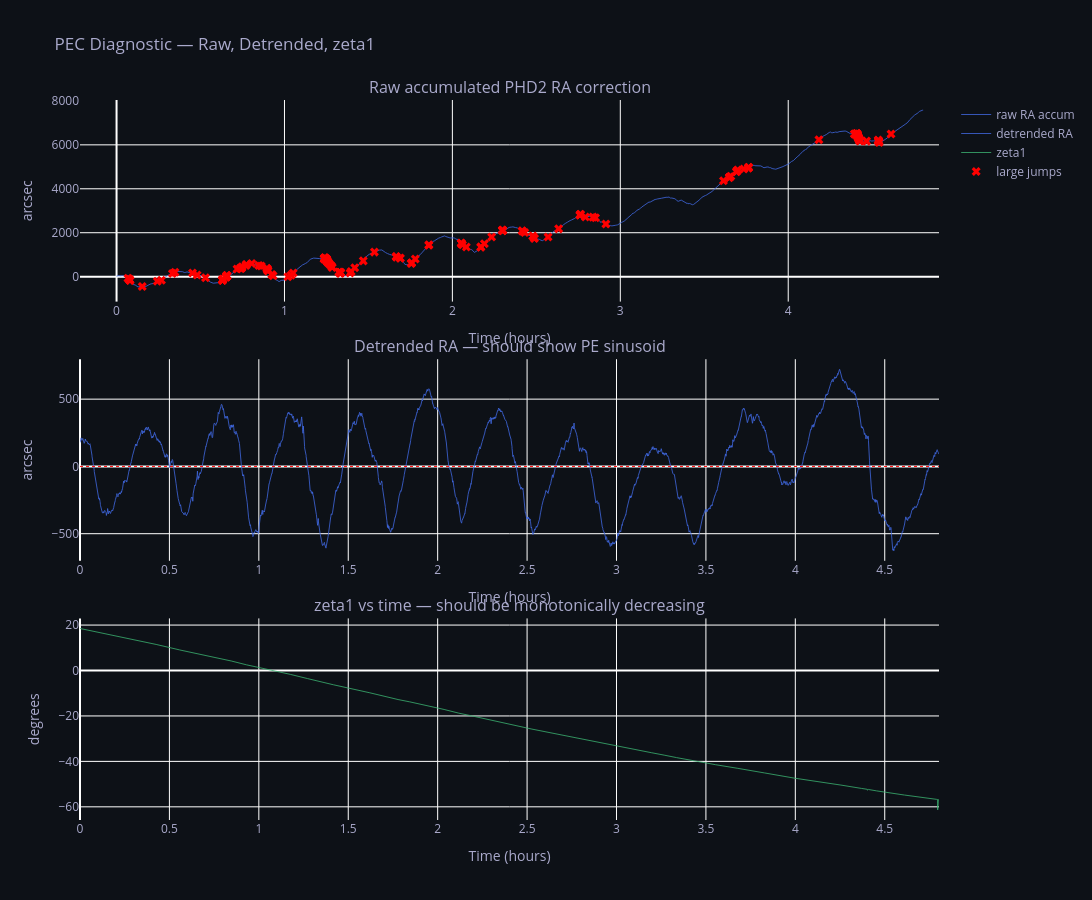

The cell this chart's notebook holds for it:
### Code cell
import plotly.graph_objects as go
from plotly.subplots import make_subplots

fig = make_subplots(rows=3, cols=1, 
                    subplot_titles=['Raw accumulated PHD2 RA correction',
                                   'Detrended RA — should show PE sinusoid',
                                   'zeta1 vs time — should be monotonically decreasing'],
                    vertical_spacing=0.08)

t_hrs = df['t_sec'] / 3600

# Panel 1: raw accumulated RA
fig.add_trace(go.Scatter(
    x=t_hrs, y=df['phd2_ra_accum'] * 3600,
    mode='lines', line=dict(color='royalblue', width=0.8),
    name='raw RA accum'), row=1, col=1)

# Panel 2: detrended RA
fig.add_trace(go.Scatter(
    x=t_hrs, y=df['ra_detrended'],
    mode='lines', line=dict(color='royalblue', width=0.8),
    name='detrended RA'), row=2, col=1)
fig.add_hline(y=0, line=dict(color='red', width=1, dash='dot'), row=2, col=1)

# Panel 3: zeta1
fig.add_trace(go.Scatter(
    x=t_hrs, y=df['zeta1'],
    mode='lines', line=dict(color='mediumseagreen', width=0.8),
    name='zeta1'), row=3, col=1)

# Mark large jumps in RA accum
dra = np.diff(df['phd2_ra_accum'].values * 3600)
jumps = np.where(np.abs(dra) > 10)[0]
if len(jumps) > 0:
    fig.add_trace(go.Scatter(
        x=t_hrs.iloc[jumps],
        y=(df['phd2_ra_accum'].iloc[jumps] * 3600),
        mode='markers',
        marker=dict(color='red', size=8, symbol='x'),
        name='large jumps'), row=1, col=1)

fig.update_xaxes(title_text='Time (hours)')
fig.update_yaxes(title_text='arcsec', row=1, col=1)
fig.update_yaxes(title_text='arcsec', row=2, col=1)
fig.update_yaxes(title_text='degrees', row=3, col=1)

fig.update_layout(
    height=900, width=1200,
    plot_bgcolor='#0d1117',
    paper_bgcolor='#0d1117',
    font=dict(color='#aaaacc'),
    title='PEC Diagnostic — Raw, Detrended, zeta1',
    showlegend=True)

fig.show()

# Print jump stats to notebook
print(f"Large jumps in RA accum (>10\"/step): {len(jumps)}")
if len(jumps) > 0:
    print("First 20 jump locations:")
    for j in jumps[:20]:
        print(f"  t={df['t_sec'].iloc[j]/3600:.3f}h  "
              f"dra={dra[j]:+.2f}\"  "
              f"zeta1={df['zeta1'].iloc[j]:.4f}°")

resets = np.where(dra < -50)[0]
print(f"\nPossible PHD2 resets (RA drops >50\"): {len(resets)}")
for r in resets[:10]:
    print(f"  t={df['t_sec'].iloc[r]/3600:.3f}h  "
          f"ra_before={df['phd2_ra_accum'].iloc[r]*3600:.1f}\"  "
          f"ra_after={df['phd2_ra_accum'].iloc[r+1]*3600:.1f}\"")

### Figure 1 — Plotly figure (JSON) as saved in the notebook; plotly's stock layout.template omitted (floating-point values rounded to 4 significant figures; data arrays with more than 128 entries replaced by an {"elided": "..."} marker saying what was removed)
{"data": [{"line": {"color": "royalblue", "width": 0.8}, "mode": "lines", "name": "raw RA accum", "type": "scatter", "x": {"elided": "17098 float values"}, "xaxis": "x", "y": {"elided": "17098 float values"}, "yaxis": "y"}, {"line": {"color": "royalblue", "width": 0.8}, "mode": "lines", "name": "detrended RA", "type": "scatter", "x": {"elided": "17098 float values"}, "xaxis": "x2", "y": {"elided": "17098 float values"}, "yaxis": "y2"}, {"line": {"color": "mediumseagreen", "width": 0.8}, "mode": "lines", "name": "zeta1", "type": "scatter", "x": {"elided": "17098 float values"}, "xaxis": "x3", "y": {"elided": "17098 float values"}, "yaxis": "y3"}, {"marker": {"color": "red", "size": 8, "symbol": "x"}, "mode": "markers", "name": "large jumps", "type": "scatter", "x": {"elided": "189 float values"}, "xaxis": "x", "y": {"elided": "189 float values"}, "yaxis": "y"}], "layout": {"annotations": [{"font": {"size": 16}, "showarrow": false, "text": "Raw accumulated PHD2 RA correction", "x": 0.5, "xanchor": "center", "xref": "paper", "y": 1, "yanchor": "bottom", "yref": "paper"}, {"font": {"size": 16}, "showarrow": false, "text": "Detrended RA — should show PE sinusoid", "x": 0.5, "xanchor": "center", "xref": "paper", "y": 0.64, "yanchor": "bottom", "yref": "paper"}, {"font": {"size": 16}, "showarrow": false, "text": "zeta1 vs time — should be monotonically decreasing", "x": 0.5, "xanchor": "center", "xref": "paper", "y": 0.28, "yanchor": "bottom", "yref": "paper"}], "font": {"color": "#aaaacc"}, "height": 900, "paper_bgcolor": "#0d1117", "plot_bgcolor": "#0d1117", "shapes": [{"line": {"color": "red", "dash": "dot", "width": 1}, "type": "line", "x0": 0, "x1": 1, "xref": "x2 domain", "y0": 0, "y1": 0, "yref": "y2"}], "showlegend": true, "title": {"text": "PEC Diagnostic — Raw, Detrended, zeta1"}, "width": 1200, "xaxis": {"anchor": "y", "domain": [0, 1], "title": {"text": "Time (hours)"}}, "xaxis2": {"anchor": "y2", "domain": [0, 1], "title": {"text": "Time (hours)"}}, "xaxis3": {"anchor": "y3", "domain": [0, 1], "title": {"text": "Time (hours)"}}, "yaxis": {"anchor": "x", "domain": [0.72, 1], "title": {"text": "arcsec"}}, "yaxis2": {"anchor": "x2", "domain": [0.36, 0.64], "title": {"text": "arcsec"}}, "yaxis3": {"anchor": "x3", "domain": [0, 0.28], "title": {"text": "degrees"}}}}
